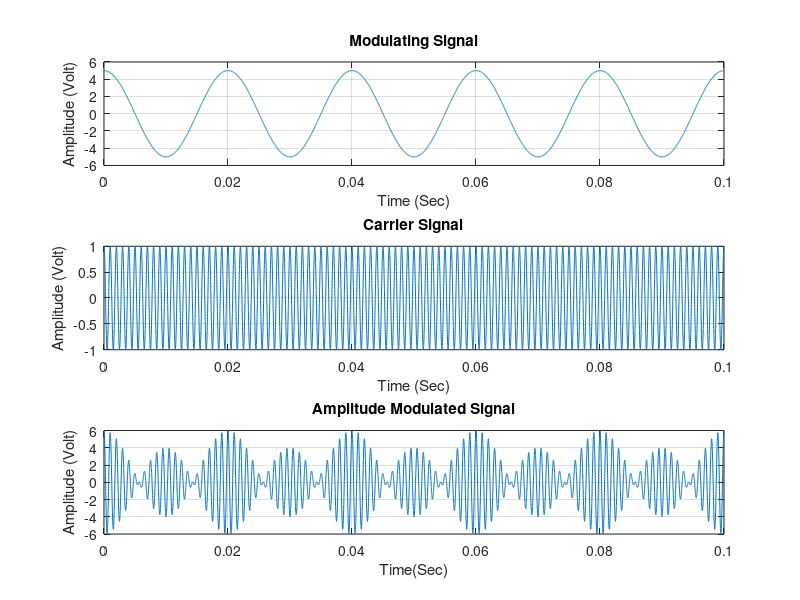

This figure's MATLAB source:
prompt = 'Enter the modulation index\n';
m = input(prompt);
t=linspace(0,0.10,10000);
Am=5;
fm=50;
fc=1000;
ym=Am*cos(2*pi*fm*t);
Ac=Am/m;
yc=Ac*cos(2*pi*fc*t);
yam=Ac*(1+m*cos(2*pi*fm*t)).*cos(2*pi*fc*t);

subplot(3,1,1);
plot(t,ym);
grid on;
title('Modulating Signal');
xlabel('Time (Sec)');
ylabel ('Amplitude (Volt)');
subplot(3,1,2);
plot(t,yc);
grid on;
title('Carrier Signal');
xlabel('Time (Sec)');
ylabel('Amplitude (Volt)');
subplot(3,1,3);
plot(t,yam);
grid on;
title('Amplitude Modulated Signal');
xlabel('Time(Sec)');
ylabel('Amplitude (Volt)');